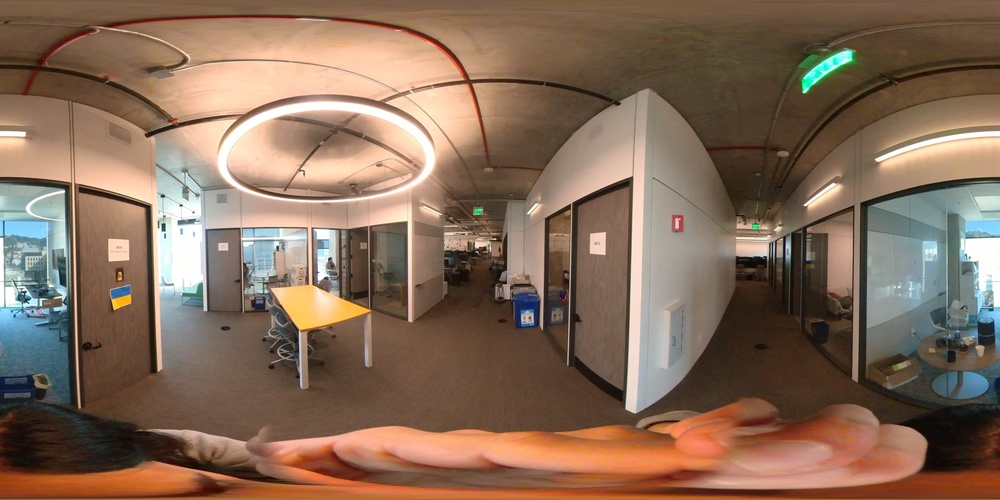
#> input picture _images/equirect_crop.jpg, 1000 x 500 px, shrunk from 5760 x 2880 before the run
$ python mark_pictures.py ../_images/equirect_crop.jpg out.png ../_images/bair_dark.png ../_images/bair_dark.png
#> lines starting #> are read from the running program, lines starting #| are printed output that depends on the picture
import sys
from PIL import Image, ImageDraw, ImageFont


def add_text_to_image(input_image_path, output_image_path, delta_t=None,delta_r=None):
    # Open the input image
#> called with input_image_path = '../_images/equirect_crop.jpg', output_image_path = 'out.png', delta_t = '../_images/bair_dark.png', delta_r = '../_images/bair_dark.png'
    img = Image.open(input_image_path)
#> img is the input picture: PIL image 1000x500 RGB; mean R, G, B 133.7, 108.1, 89.3
    draw = ImageDraw.Draw(img)

    # Load a font
    font_path = "/home/leo/nerfstudio_reg/nerfstudio/renders/chunkfive/ChunkFive-Regular.otf"  # Specify the path to your font file
    font_size = 100  # Specify the font size
    font = ImageFont.truetype(font_path, font_size)
    font2 = ImageFont.truetype(font_path, 70)
    font3 = ImageFont.truetype(font_path, 60)


    offset = 50

    # Add "A" text on the lower left bottom
    text_a = "A"
    text_bbox_a = draw.textbbox((0, 0), text_a, font=font)
#> text_bbox_a = (0, 20, 68, 93)

    # Add "B" text on the upper right
    text_b = "B"
    text_bbox_b = draw.textbbox((0, 0), text_b, font=font)
#> text_bbox_b = (0, 20, 69, 93)

    # Create a white circle
    circle_radius = max(max(text_bbox_a), max(text_bbox_b)) * 0.63
#> circle_radius = 58.59
    circle_radius_outer = max(max(text_bbox_a), max(text_bbox_b)) * 0.63
#> circle_radius_outer = 58.59
    circle_center_a = (offset+(text_bbox_a[2])/2, img.height - (text_bbox_a[3]/3) - offset)
#> circle_center_a = (84, 419)
    # draw.ellipse((circle_center_a[0] - circle_radius_outer, circle_center_a[1] - circle_radius_outer,
    #               circle_center_a[0] + circle_radius_outer, circle_center_a[1] + circle_radius_outer),
    #              fill=(0, 0, 0))
    # draw.ellipse((circle_center_a[0] - circle_radius, circle_center_a[1] - circle_radius,
    #               circle_center_a[0] + circle_radius, circle_center_a[1] + circle_radius),
    #              fill=(255, 255, 255), width=3, outline="black")

    circle_center_b = (img.width - text_bbox_b[2]/2 - offset, text_bbox_b[1]*1.4 + offset)
#> circle_center_b = (915.5, 78)
    # draw.ellipse((circle_center_b[0] - circle_radius_outer, circle_center_b[1] - circle_radius_outer,
    #               circle_center_b[0] + circle_radius_outer, circle_center_b[1] + circle_radius_outer),
    #              fill=(0, 0, 0))
    # draw.ellipse((circle_center_b[0] - circle_radius, circle_center_b[1] - circle_radius,
    #               circle_center_b[0] + circle_radius, circle_center_b[1] + circle_radius),
    #              fill=(255, 255, 255), width=3, outline="black")


    draw.text((offset, img.height - text_bbox_a[3] - offset), text_a, fill=(0, 127, 0), font=font, stroke_width=3, stroke_fill=3)
    # draw.text((offset+8, img.height - text_bbox_a[3] - offset + 2), text_b, fill=(255, 0, 0), font=font, stroke_width=3, stroke_fill=3)
    draw.text((img.width - text_bbox_b[2] - offset, -text_bbox_b[1] + offset), text_b, fill=(255, 0, 0), font=font, stroke_width=3, stroke_fill=3)

    if delta_r is not None:
        text_t_r = "Translation Error: " + str(delta_t) + "\n" + "Rotation Error: " + str(delta_r + u'\N{DEGREE SIGN}')
        text_bbox_t_r = draw.textbbox((0, 0), text_t_r, font=font2)
#> text_bbox_t_r = (-1, 12, 1483, 151)
        # text_r = "Rotation Error: " + str(delta_r)
        # text_bbox_r = draw.textbbox((0, 0), text_r, font=font)
        print(text_bbox_t_r)
#| (-1, 12, 1483, 151)
        xy=(text_bbox_t_r[0] + img.width/2 - text_bbox_t_r[2]/2,
                        text_bbox_t_r[1] + img.height - text_bbox_t_r[3] - offset,
                        text_bbox_t_r[2]/2 + img.width/2,
                        text_bbox_t_r[3] + img.height - text_bbox_t_r[3] - offset)
#> xy = (-242.5, 311, 1241.5, 450)
        draw.rounded_rectangle(xy, fill="white", outline="black", width=3, radius=10)
        xy_text = (xy[0] + 60,
                   xy[1] ,
                   xy[2] ,
                   xy[3])
#> xy_text = (-182.5, 311, 1241.5, 450)
        draw.multiline_text(xy_text, text_t_r, font=font3, fill="black", align="center")

    # Save the modified image
    img.save(output_image_path)
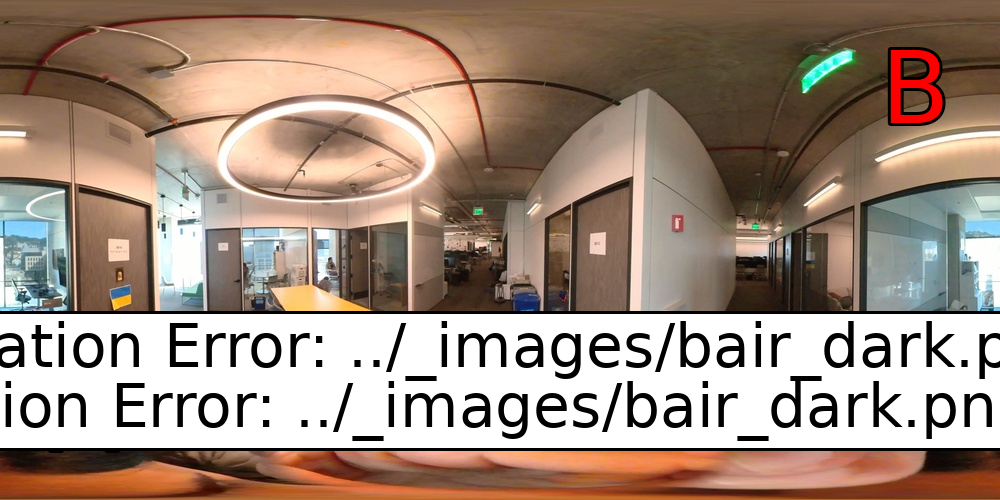
#> saved as out.png: PIL image 1000x500 RGB; mean R, G, B 161.4, 141.3, 126.7


if __name__ == "__main__":
    if len(sys.argv) != 3 and len(sys.argv) != 5:
        print("Usage: python script.py input_image_path output_image_path")
        sys.exit(1)

    input_image_path = sys.argv[1]
    output_image_path = sys.argv[2]
    if len(sys.argv) == 5:
        delta_t = sys.argv[3]
        delta_r = sys.argv[4]
    else:
        delta_t = None
        delta_r = None

    add_text_to_image(input_image_path, output_image_path, delta_t, delta_r)
